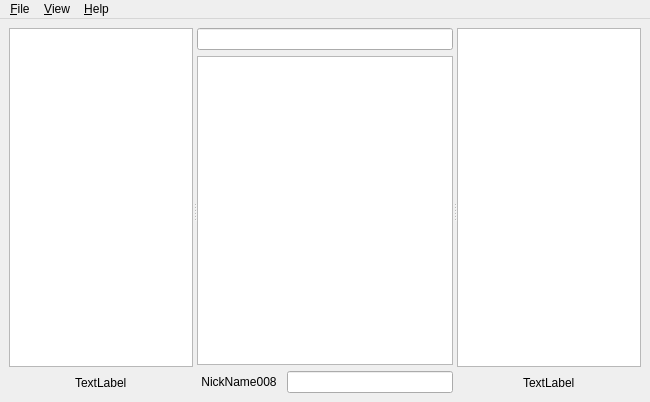
<?xml version="1.0" encoding="UTF-8"?>
<ui version="4.0">
 <class>MainWindow</class>
 <widget class="QMainWindow" name="MainWindow">
  <property name="geometry">
   <rect>
    <x>0</x>
    <y>0</y>
    <width>650</width>
    <height>402</height>
   </rect>
  </property>
  <property name="windowTitle">
   <string>LuxIRC</string>
  </property>
  <widget class="QWidget" name="centralwidget">
   <property name="enabled">
    <bool>true</bool>
   </property>
   <property name="autoFillBackground">
    <bool>false</bool>
   </property>
   <layout class="QVBoxLayout" name="verticalLayout_4">
    <item>
     <widget class="QSplitter" name="splitter">
      <property name="autoFillBackground">
       <bool>false</bool>
      </property>
      <property name="orientation">
       <enum>Qt::Horizontal</enum>
      </property>
      <widget class="QWidget" name="layoutWidget">
       <layout class="QVBoxLayout" name="verticalLayout_2">
        <item>
         <widget class="QTreeWidget" name="networkTree">
          <attribute name="headerVisible">
           <bool>false</bool>
          </attribute>
          <column>
           <property name="text">
            <string notr="true">1</string>
           </property>
          </column>
         </widget>
        </item>
        <item>
         <layout class="QHBoxLayout" name="horizontalLayout_2">
          <item>
           <spacer name="horizontalSpacer">
            <property name="orientation">
             <enum>Qt::Horizontal</enum>
            </property>
            <property name="sizeHint" stdset="0">
             <size>
              <width>40</width>
              <height>20</height>
             </size>
            </property>
           </spacer>
          </item>
          <item>
           <widget class="QLabel" name="lagLbl">
            <property name="text">
             <string>TextLabel</string>
            </property>
           </widget>
          </item>
          <item>
           <spacer name="horizontalSpacer_2">
            <property name="orientation">
             <enum>Qt::Horizontal</enum>
            </property>
            <property name="sizeHint" stdset="0">
             <size>
              <width>40</width>
              <height>20</height>
             </size>
            </property>
           </spacer>
          </item>
         </layout>
        </item>
       </layout>
      </widget>
      <widget class="QWidget" name="layoutWidget">
       <layout class="QVBoxLayout" name="verticalLayout">
        <item>
         <widget class="QLineEdit" name="topicLE">
          <property name="enabled">
           <bool>true</bool>
          </property>
          <property name="readOnly">
           <bool>true</bool>
          </property>
         </widget>
        </item>
        <item>
         <widget class="QTextEdit" name="outputTE">
          <property name="sizePolicy">
           <sizepolicy hsizetype="MinimumExpanding" vsizetype="Expanding">
            <horstretch>0</horstretch>
            <verstretch>0</verstretch>
           </sizepolicy>
          </property>
          <property name="readOnly">
           <bool>true</bool>
          </property>
          <property name="acceptRichText">
           <bool>false</bool>
          </property>
         </widget>
        </item>
        <item>
         <layout class="QHBoxLayout" name="horizontalLayout">
          <item>
           <widget class="QPushButton" name="changeNickBtn">
            <property name="text">
             <string>NickName008</string>
            </property>
            <property name="flat">
             <bool>true</bool>
            </property>
           </widget>
          </item>
          <item>
           <widget class="QLineEdit" name="inputLE"/>
          </item>
         </layout>
        </item>
       </layout>
      </widget>
      <widget class="QWidget" name="layoutWidget">
       <layout class="QVBoxLayout" name="verticalLayout_3">
        <item>
         <widget class="QListWidget" name="nickList"/>
        </item>
        <item>
         <layout class="QHBoxLayout" name="horizontalLayout_3">
          <item>
           <spacer name="horizontalSpacer_4">
            <property name="orientation">
             <enum>Qt::Horizontal</enum>
            </property>
            <property name="sizeHint" stdset="0">
             <size>
              <width>40</width>
              <height>20</height>
             </size>
            </property>
           </spacer>
          </item>
          <item>
           <widget class="QLabel" name="userCountLbl">
            <property name="text">
             <string>TextLabel</string>
            </property>
           </widget>
          </item>
          <item>
           <spacer name="horizontalSpacer_3">
            <property name="orientation">
             <enum>Qt::Horizontal</enum>
            </property>
            <property name="sizeHint" stdset="0">
             <size>
              <width>40</width>
              <height>20</height>
             </size>
            </property>
           </spacer>
          </item>
         </layout>
        </item>
       </layout>
      </widget>
     </widget>
    </item>
   </layout>
  </widget>
  <widget class="QMenuBar" name="menuBar">
   <property name="geometry">
    <rect>
     <x>0</x>
     <y>0</y>
     <width>650</width>
     <height>18</height>
    </rect>
   </property>
   <widget class="QMenu" name="menuFile">
    <property name="title">
     <string>&amp;File</string>
    </property>
    <addaction name="openNetworkDlgAction"/>
    <addaction name="separator"/>
    <addaction name="exitAction"/>
   </widget>
   <widget class="QMenu" name="menuView">
    <property name="title">
     <string>&amp;View</string>
    </property>
   </widget>
   <widget class="QMenu" name="menuHelp">
    <property name="title">
     <string>&amp;Help</string>
    </property>
    <addaction name="aboutAction"/>
   </widget>
   <addaction name="menuFile"/>
   <addaction name="menuView"/>
   <addaction name="menuHelp"/>
  </widget>
  <action name="openNetworkDlgAction">
   <property name="text">
    <string>&amp;Network List</string>
   </property>
  </action>
  <action name="exitAction">
   <property name="text">
    <string>E&amp;xit</string>
   </property>
  </action>
  <action name="aboutAction">
   <property name="text">
    <string>About</string>
   </property>
  </action>
 </widget>
 <resources/>
 <connections/>
</ui>
